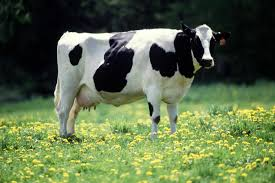
#> input picture src/models/images.jpg, 275 x 183 px
$ python yolo2.py
#> lines starting #> are read from the running program, lines starting #| are printed output that depends on the picture
import onnxruntime as ort
import numpy as np
import cv2
import time

MODEL_PATH = "yolo11n-seg-coco.onnx"  # tu modelo ONNX
IMAGE_PATH = "images.jpg"              # imagen a probar
CONF_THRESHOLD = 0.25                  # confianza mínima para mostrar detecciones

# ----------------- CLASE -----------------
class BoundingBox:
    # [6 lines left out: function __init__, not called in this run]

# ----------------- UTILIDADES -----------------
def resize_letter_box(img: np.ndarray, new_size: tuple) -> np.ndarray:
    img_width, img_height = img.shape[1], img.shape[0]
    new_width, new_height = new_size
    scale_ratio = min(new_width / img_width, new_height / img_height)

    new_unpad_width = int(round(img_width * scale_ratio))
    new_unpad_height = int(round(img_height * scale_ratio))

    dw = (new_width - new_unpad_width) / 2
    dh = (new_height - new_unpad_height) / 2

    if new_width != new_unpad_width or new_height != new_unpad_height:
        img = cv2.resize(img, (new_unpad_width, new_unpad_height), interpolation=cv2.INTER_LANCZOS4)

    pad_top = round(dh - 0.1)
    pad_bottom = round(dh + 0.1)
    pad_left = round(dw - 0.1)
    pad_right = round(dw + 0.1)
    return cv2.copyMakeBorder(img, pad_top, pad_bottom, pad_left, pad_right, cv2.BORDER_CONSTANT, value=(114,114,114))

def preprocess_img(img: np.ndarray) -> np.ndarray:
    img = resize_letter_box(img, (640, 640))
    img = cv2.cvtColor(img, cv2.COLOR_BGR2RGB)
    img = np.ascontiguousarray(img.transpose(2,0,1))
    img = img[None,...].astype(np.float32) / 255.0
    return img

# [115 lines left out: functions get_filtered_boxes_fast, scale_boxes, nms_boxes, resize_mask_remove_letterbox, process_masks, draw_boxes, not called in this run]

# ----------------- MAIN -----------------
img = cv2.imread(IMAGE_PATH)
#> img is the input picture: shape (183, 275, 3); mean B, G, R 72.8, 110.1, 94.2
orig_size = img.shape[1], img.shape[0]
#> orig_size = (275, 183)
input_tensor = preprocess_img(img)
#> in resize_letter_box, `img = cv2.resize(img, (new_unpad_width, new_unpad_height), interpolati..`:
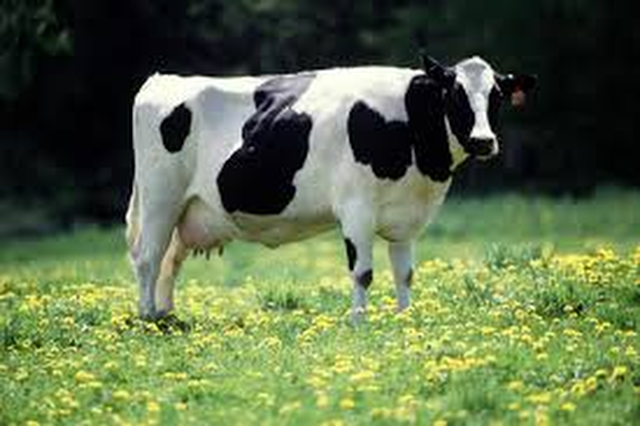
#> img: shape (426, 640, 3); mean of channels 0, 1, 2 72.9, 110.1, 94.2; drawn as B, G, R
#> in resize_letter_box, `return cv2.copyMakeBorder(img, pad_top, pad_bottom, pad_left, pad_righ..`:
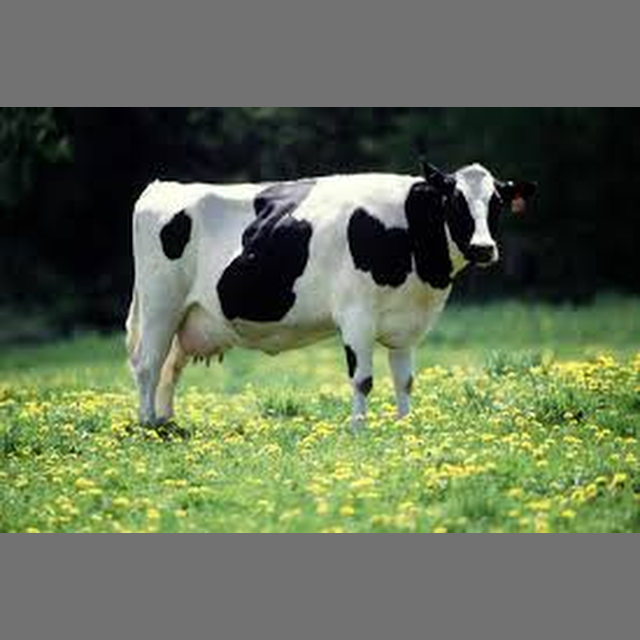
#> returned value: shape (640, 640, 3); mean of channels 0, 1, 2 86.6, 111.4, 100.8; drawn as B, G, R

#> (the run stopped early here; a loop or call above may not have finished)
